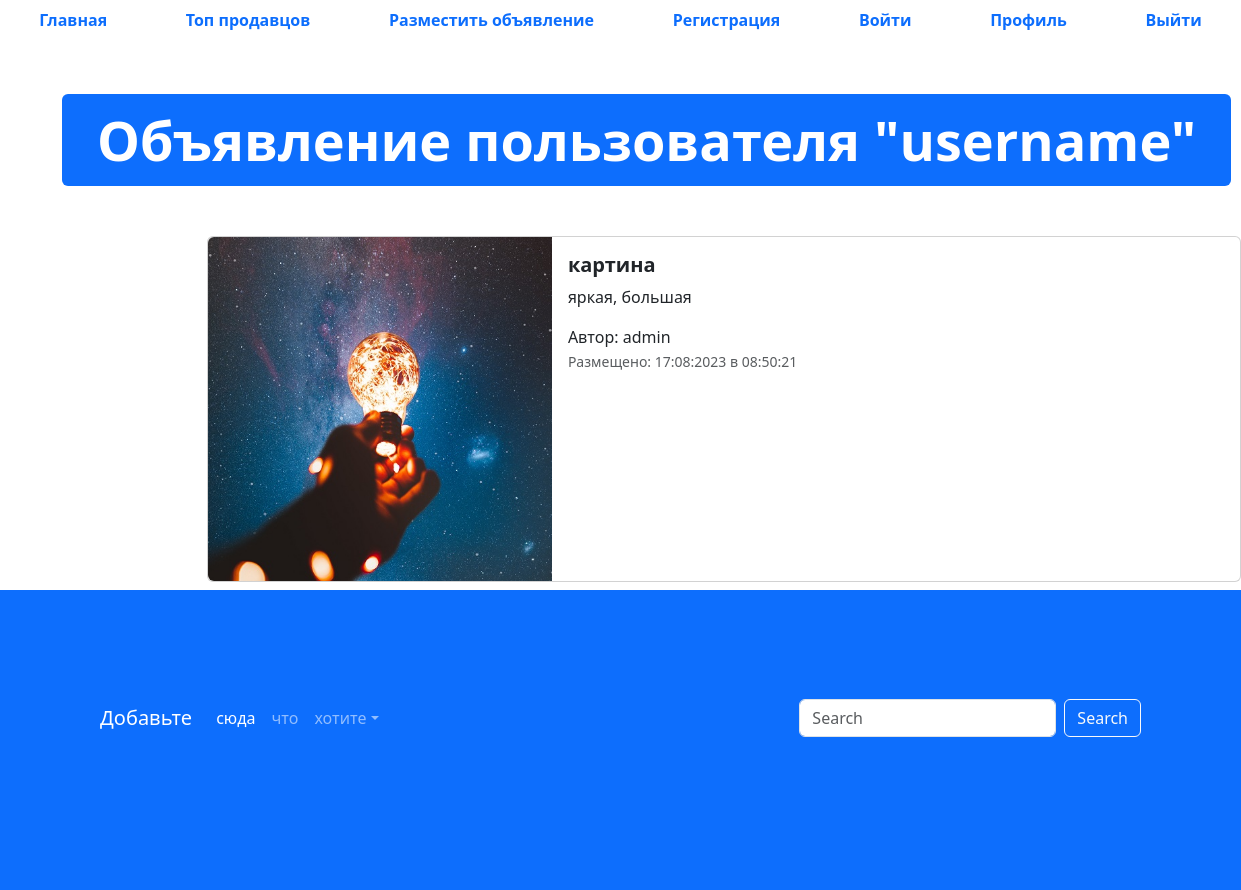
Page /advertisement/5 on the committed database.
### app/models.py (models this page shows, shortened)
class Adverisement(models.Model):
    user = models.ForeignKey(to = User, verbose_name="Пользователь", on_delete=models.CASCADE)
    title = models.CharField("Название", max_length=128)
    description = models.TextField("Описание")
    price = models.DecimalField("Цена", max_digits=10, decimal_places=2)
    auction = models.BooleanField("Торг", help_text="Отметьте, если торг уместен")
    created_ad = models.DateTimeField(auto_now_add=True)
    updated_at = models.DateTimeField(auto_now=True)
    image = models.ImageField("Изображение", upload_to="advertisement/")
    @admin.display(description="Дата создания")
    def created_date(self):
        if self.created_ad.date() == timezone.now().date():
            created_time = self.created_ad.time().strftime("%H:%M:%S")
            return format_html(
                '<span style="color:pink; font-weight: bold;">Сегодня в {}</span>', created_time
            )
        return self.created_ad.strftime("%d:%m:%Y в %H:%M:%S")
    class Meta:
        db_table = "advertisements"

### app/views.py (the view)
# urls.py: path('advertisement/<int:pk>', advertisements_detail, name="adv-detail")
def advertisements_detail(request, pk):
    advertisement = Adverisement.objects.get(id=pk)
    context = {"advertisement": advertisement}
    return render(request, "app/advertisement.html", context)

### templates/app/advertisement.html (shortened to what this page needs)
  {% extends "base.html" %}
  {% load static %}
  {% block content %}
  <ul class="nav nav-pills sticky-top bg-white nav-fill">
    <li class="nav-item">
      <a class="nav-link" href="{% url 'main-page' %}">
        <span style="font-weight: bold;">Главная</span>
      </a>
    </li>
    <li class="nav-item">
      <a class="nav-link" href="{% url 'top_sellers' %}"><span style="font-weight: bold;">Топ продавцов</span>
      </a>
    </li>
    <li class="nav-item">
      <a class="nav-link" href="{% url 'advertisement_post' %}">
        <span style="font-weight: bold;">Разместить объявление</span>
      </a>
    </li>
    <li class="nav-item">
      <a class="nav-link" href="register.html">
        <span style="font-weight: bold;">Регистрация</span>
      </a>
    </li>
    <li class="nav-item">
      <a class="nav-link" href="login.html">
        <span style="font-weight: bold;">Войти</span>
      </a>
    </li>
    <li class="nav-item">
      <a class="nav-link" href="profile.html">
        <span style="font-weight: bold;">Профиль</span>
      </a>
    </li>
    <li class="nav-item">
      <a class="nav-link" href="#">
        <span style="font-weight: bold;">Выйти</span>
      </a>
    </li>
  </ul>
  <div class="container" style="margin: 50px;">
    <div class="display-2">
      <span class="badge bg-primary">Объявление пользователя "username"</span>
    </div>
  </div>
  <div class="col offset-2">
    <div class="card mb-2" style="max-width: 1200px; margin-top: 20px;">
      <div class="row g-0">
        <div class="col-md-4">
          <a href="#" class="nav-link">
            <img src="{%if advertisement.image != '1' %} {{ advertisement.image.url }} {% else %} {% static 'img/comercial.png'%} {%endif%}" class="img-fluid rounded-start" alt="Card title">
          </a>
        </div>
        <div class="col">
          <div class="card-body">
            <h5 class="card-title">
              <a href="#" class="nav-link"><strong>{{ advertisement.title }}</strong></a>
            </h5>
            <p class="card-text">
              {{ advertisement.description }}
            </p>
            <span>Автор: {{advertisement.user}}</span>
            <p class="card-text"><small class="text-muted">Размещено: {{advertisement.created_date}}</small></p>
          </div>
        </div>
      </div>
    </div>
  </div>
  <footer style="padding: 100px; min-height: 300px;" class="bg-primary">
    <nav class="navbar navbar-expand-sm navbar-dark">
      <a class="navbar-brand" href="#">Добавьте</a>
      <div class="collapse navbar-collapse" id="collapsibleNavId">
        <ul class="navbar-nav me-auto mt-2 mt-lg-0">
          <li class="nav-item">
            <a class="nav-link active" href="#" aria-current="page">сюда</a>
          </li>
          <li class="nav-item">
            <a class="nav-link" href="#">что</a>
          </li>
          <li class="nav-item dropdown">
            <a class="nav-link dropdown-toggle" href="#" id="dropdownId" data-bs-toggle="dropdown" aria-haspopup="true"
              aria-expanded="false">хотите</a>
          </li>
        </ul>
        <form class="d-flex my-2 my-lg-0">
          <input class="form-control me-sm-2" type="text" placeholder="Search">
          <button class="btn btn-outline-light my-2 my-sm-0" type="submit">Search</button>
        </form>
      </div>
    </nav>
  </footer>
  {% endblock %}

### rows in the picture
Adverisement: image (picture), title "картина", description "яркая, большая", user "admin", created_date "17:08:2023 в 08:50:21"
